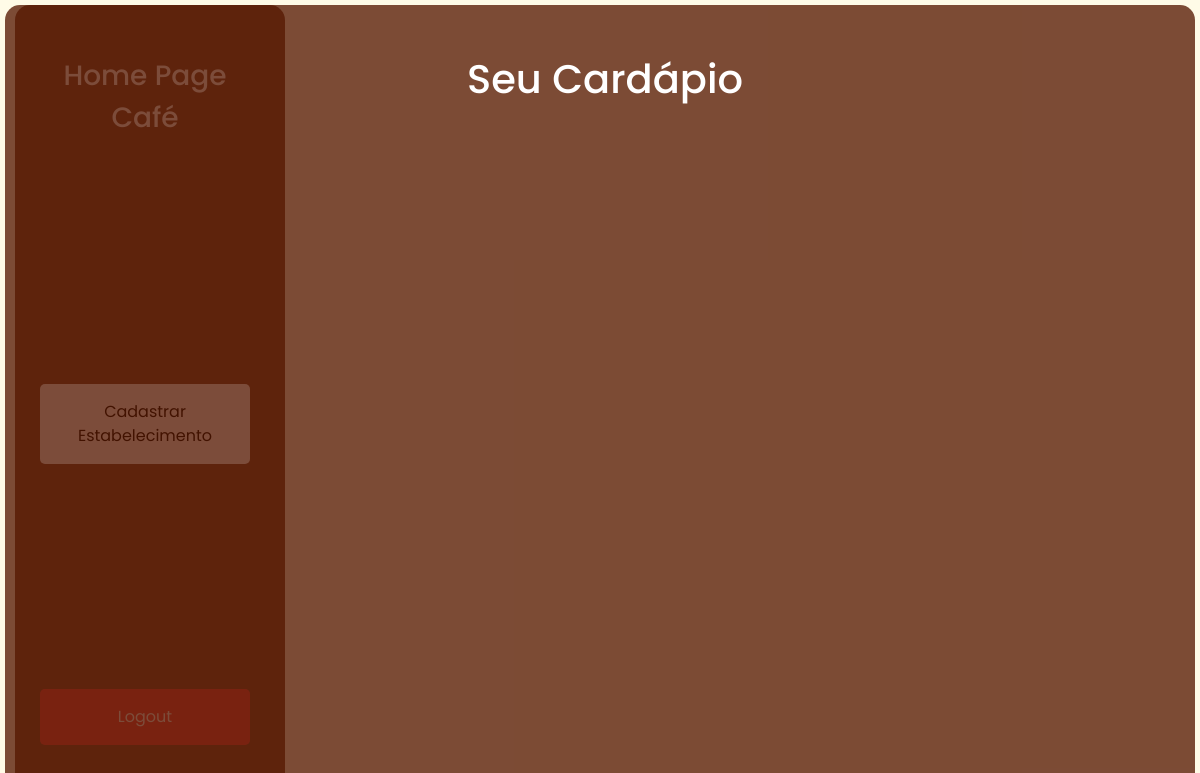
The page /homepagecafe/ (signed in) on the database as committed earlier.
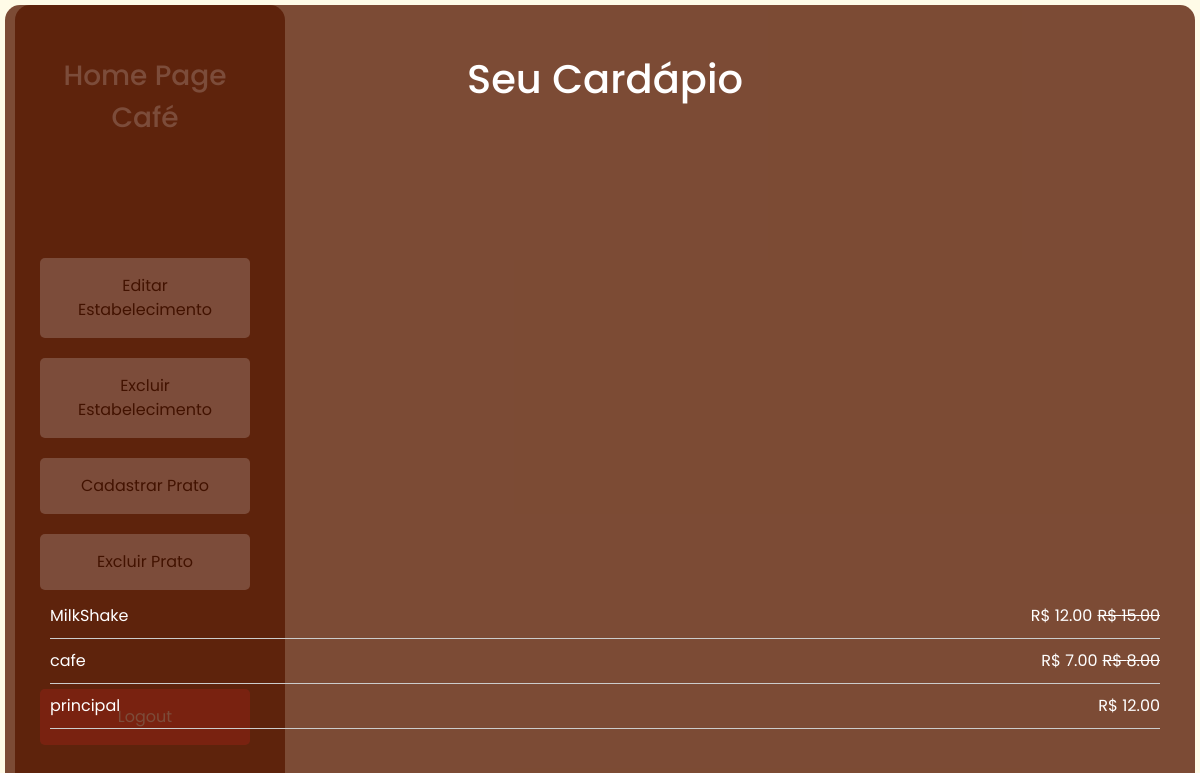
The same page on the database as committed later.
### coffee12app/models.py (models this page shows)
class Prato(models.Model):
    nome = models.CharField(max_length=100)
    descricao = models.TextField()
    preco = models.DecimalField(max_digits=6, decimal_places=2)
    preco_promocional = models.DecimalField(max_digits=6, decimal_places=2)
    estabelecimento = models.ForeignKey(Estabelecimento, on_delete=models.CASCADE)
    prato_principal = models.BooleanField(default=False);

### coffee12app/views.py (the view)
# urls.py: path('homepagecafe/', views.HomepageCafe, name='homepagecafe'),  # Rota para a página inicial
@login_required(login_url='login')
def HomepageCafe(request):
    context = {
        'possui_estabelecimento': request.user.possui_estabelecimento,
        'cafeteria_nome': request.user.cafeteria.nome if request.user.possui_estabelecimento else None,
        'pratos': Prato.objects.filter(estabelecimento=request.user.cafeteria) if request.user.possui_estabelecimento else None
    }
    return render(request, 'homepagecafe.html', context)

### templates/homepagecafe.html (shortened to what this page needs)
<!doctype html>
<html lang="en">
  <head>
    <link rel="stylesheet" href="https://cdn.jsdelivr.net/npm/bootstrap@4.3.1/dist/css/bootstrap.min.css">
  </head>
  <body>
    <div class="sidebar">
        <h3>Home Page Café</h3>
        <div class="links">
            {% if not possui_estabelecimento %}
                <a href="{% url 'cadastrarEstabelecimento' %}" class="btn button">Cadastrar Estabelecimento</a>
            {% else %}
                <a href="{% url 'editarEstabelecimento' %}" class="btn button">Editar Estabelecimento</a>
                <a href="{% url 'excluirEstabelecimento' %}" class="btn button">Excluir Estabelecimento</a>
                <a href="{% url 'cadastrarPrato' %}" class="btn button">Cadastrar Prato</a>
                <a href="{% url 'excluirPrato' %}" class="btn button">Excluir Prato</a>
            {% endif %}
        </div>
        <a href="{% url 'logout' %}" class="btn logout_button">Logout</a>
    </div>
    <div class="sidebar-right">
        <h1>Seu Cardápio</h1>
        <ul>
            {% for prato in pratos %}
            <li>
                {{ prato.nome }}
                {% if prato.preco_promocional == prato.preco %}
                    <span style="float: right;">R$ {{ prato.preco }}</span>
                {% else %}
                    <span style="float: right; text-decoration: line-through;">R$ {{ prato.preco }}</span>
                    <span style="float: right; margin-right: 5px;">R$ {{ prato.preco_promocional }}</span>
                {% endif %}
            </li>
            {% endfor %}
        </ul>
    </div>
</body>
</html>

### templates/homepagecafe.html (style rules this page uses)
*, *:before, *:after { padding: 0; margin: 0; box-sizing: border-box; }
body { background-color: #fffbe7; font-family: 'Poppins', sans-serif; }
.sidebar { display: flex; flex-direction: column; justify-content: space-between; position: fixed; top: 0; left: 0; height: calc(100% - 10px); width: 280px; background-color: #561801c5; padding: 50px 35px; color: #ffffff; border-radius: 15px; margin: 5px; margin-bottom: 5px; }
.sidebar h3 { font-size: 28px; font-weight: 500; line-height: 42px; text-align: center; margin-bottom: 20px; }
.sidebar .links { display: flex; flex-direction: column; gap: 20px; }
.sidebar .links .btn { background-color: #ffffff; color: #000000; padding: 15px; border-radius: 5px; text-align: center; text-decoration: none; }
.sidebar .logout_button { background-color: #f44848; color: #ffffff; padding: 15px; border-radius: 5px; text-align: center; text-decoration: none; }
.sidebar-right { display: flex; flex-direction: column; justify-content: space-between; position: fixed; top: 0; right: 0; height: calc(100% - 10px); width: 1180px; background-color: #561801c5; padding: 50px 35px; color: #ffffff; border-radius: 15px; margin: 5px; margin-bottom: 5px; }
.sidebar-right h1 { text-align: center; margin-bottom: 10px; }
.sidebar-right ul { list-style-type: none; padding: 0; }
.sidebar-right li { padding: 10px 0; border-bottom: 1px solid #ccc; }

Rows that differ between the two databases and show on the page:
added Prato: nome "MilkShake", preco "15.00", preco_promocional "12.00"
added Prato: nome "cafe", preco "8.00", preco_promocional "7.00"
added Prato: nome "principal", preco "12.00"
Other text that changed with them:
text no longer shown: "Cadastrar Estabelecimento"
text now shown: "Editar Estabelecimento Excluir Estabelecimento Cadastrar Prato Excluir Prato"
